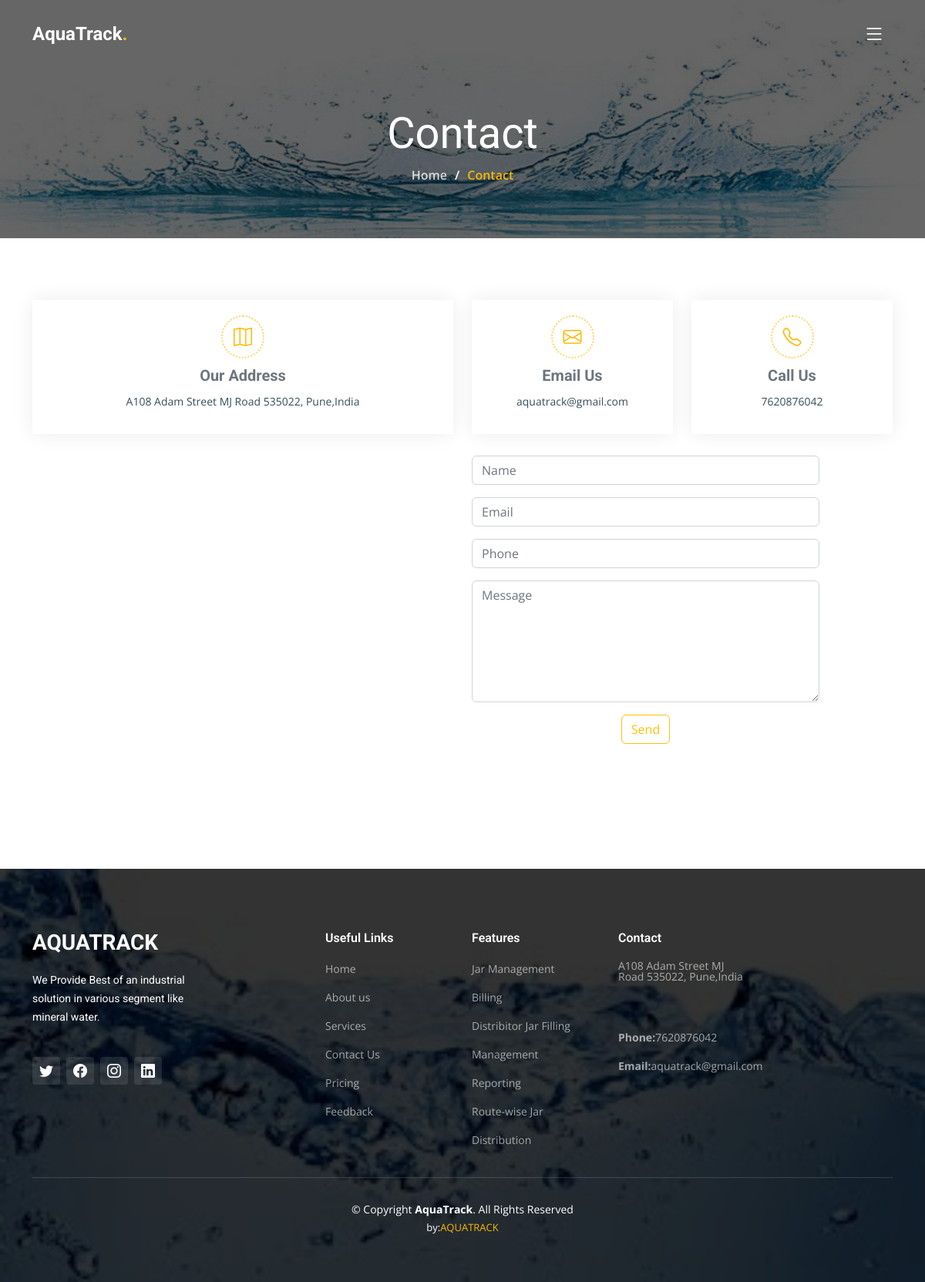
The page /contact.php on the database its author committed.
### tables this page shows
CREATE TABLE `contact_details` (
  `c_id` int(11) NOT NULL,
  `c_address` text NOT NULL,
  `c_mobile` varchar(10) NOT NULL,
  `c_email` text NOT NULL,
  `f_Link` text NOT NULL,
  `i_Link` text NOT NULL,
  `t_Link` text NOT NULL,
  `y_Link` text NOT NULL
);

### contact.php (the view, shortened to what this page needs)
<?php
include "head.php";
include "nav.php";
?>
  <main id="main">
    <div class="breadcrumbs d-flex align-items-center" style="background-image: url('assets/img/water bacg2.jpg');">
      <div class="container position-relative d-flex flex-column align-items-center" data-aos="fade">
        <h2>Contact</h2>
        <ol>
          <li><a href="index.html">Home</a></li>
          <li>Contact</li>
        </ol>
      </div>
    </div>
    <section id="contact" class="contact">
      <div class="container" data-aos="fade-up" data-aos-delay="100">
        <?php
include "conn.php";
$query="SELECT * from contact_details";
$fire=mysqli_query($conn,$query);
$contact_details=mysqli_fetch_assoc($fire);
?>
        <div class="row gy-4">
          <div class="col-lg-6">
            <div class="info-item  d-flex flex-column justify-content-center align-items-center">
              <i class="bi bi-map"></i>
              <h3>Our Address</h3>
              <p><?=$contact_details['c_address'];?></p>
            </div>
          </div>
          <div class="col-lg-3 col-md-6">
            <div class="info-item d-flex flex-column justify-content-center align-items-center">
              <i class="bi bi-envelope"></i>
              <h3>Email Us</h3>
              <p><?=$contact_details['c_email'];?></p>
            </div>
          </div>
          <div class="col-lg-3 col-md-6">
            <div class="info-item  d-flex flex-column justify-content-center align-items-center">
              <i class="bi bi-telephone"></i>
              <h3>Call Us</h3>
              <p><?=$contact_details['c_mobile'];?></p>
            </div>
          </div>
        </div>
        <div class="row gy-4 mt-1">
          <div class="col-lg-6 ">
         <div class="position-relative h-100">
                       <iframe src="https://www.google.com/maps/embed?pb=!1m18!1m12!1m3!1d121059.04360433725!2d73.7929268525699!3d18.524603553429806!2m3!1f0!2f0!3f0!3m2!1i1024!2i768!4f13.1!3m3!1m2!1s0x3bc2bf2e67461101%3A0x828d43bf9d9ee343!2sPune%2C%20Maharashtra!5e0!3m2!1sen!2sin!4v1667831328325!5m2!1sen!2sin" width="600" height="450" style="border:0;" allowfullscreen="" loading="lazy"></iframe>
                    </div>
          </div>
    <div class="col-lg-5" data-aos="fade">
            <form action="contact.php" method="post" >
              <div class="row gy-3">
                <div class="col-md-12">
                  <input type="text" name="name" class="form-control" placeholder="Name" required>
                </div>
                <div class="col-md-12 ">
                  <input type="email" name="email" class="form-control"  placeholder="Email" required>
                </div>
                <div class="col-md-12">
                  <input type="text" name="phone" class="form-control" placeholder="Phone" required>
                </div>
                <div class="col-md-12">
                  <textarea class="form-control" name="message" rows="6" placeholder="Message" required></textarea>
                </div>
                <div class="col-md-12 text-center">
                   <button type="submit" class="btn btn-outline-warning ">Send</button>
                </div>
              </div>
            </form>
          </div>
        </div>
      </div>
    </section>
  </main>
 <?php
include "footer.php";
?>
</body>
</html>

### footer.php
<?php
include "conn.php";
$query="SELECT * from contact_details";
$fire=mysqli_query($conn,$query);
$contact_details=mysqli_fetch_assoc($fire);
?>
   <footer id="footer" class="footer">
    <div class="footer-content position-relative">
      <div class="container">
        <div class="row">
          <div class="col-lg-4 col-md-6">
            <div class="footer-info">
              <h3>AquaTrack</h3>
              <p>
                We Provide Best of an industrial <br>solution in various segment like <br> mineral water.<br><br>
              </p>
              <div class="social-links d-flex mt-3">
                <a href="#" class="d-flex align-items-center justify-content-center"><i class="bi bi-twitter"></i></a>
                <a href="#" class="d-flex align-items-center justify-content-center"><i class="bi bi-facebook"></i></a>
                <a href="#" class="d-flex align-items-center justify-content-center"><i class="bi bi-instagram"></i></a>
                <a href="#" class="d-flex align-items-center justify-content-center"><i class="bi bi-linkedin"></i></a>
              </div>
            </div>
          </div>
          <div class="col-lg-2 col-md-3 footer-links">
            <h4>Useful Links</h4>
            <ul>
              <li><a href="#">Home</a></li>
              <li><a href="#">About us</a></li>
              <li><a href="#">Services</a></li>
              <li><a href="#">Contact Us</a></li>
              <li><a href="#">Pricing</a></li>
              <li><a href="#">Feedback</a></li>
            </ul>
          </div>
          <div class="col-lg-2 col-md-3 footer-links">
            <h4>Features</h4>
            <ul>
              <li><a href="#">Jar Management</a></li>
              <li><a href="#">Billing</a></li>
              <li><a href="#">Distribitor Jar Filling</a></li>
              <li><a href="#">Management</a></li>
              <li><a href="#">Reporting</a></li>
              <li><a href="#">Route-wise Jar</a></li>
              <li><a href="#">Distribution</a></li>
            </ul>
          </div>
          <div class="col-lg-2 col-md-3 footer-links">
            <h4>Contact</h4>
            <ul>
              <li><a href="#"><?=$contact_details['c_address'];?><br><br>
               <br><br></a></li>
              <li><a href="#"><strong>Phone:</strong><?=$contact_details['c_mobile'];?><br></a></li>
              <li><a href="#"> <strong>Email:</strong><?=$contact_details['c_email'];?><br></a></li>
            </ul>
          </div>
        </div>
      </div>
    </div>
    <div class="footer-legal text-center position-relative">
      <div class="container">
        <div class="copyright">
          &copy; Copyright <strong><span>AquaTrack</span></strong>. All Rights Reserved
        </div>
        <div class="credits">
          by:<a href="https://bootstrapmade.com/">AQUATRACK</a>
        </div>
      </div>
    </div>
  </footer>

### assets/css/main.css (style rules this page uses)
:root { --font-default: "Open Sans", system-ui, -apple-system, "Segoe UI", Roboto, "Helvetica Neue", Arial, "Noto Sans", "Liberation Sans", sans-serif, "Apple Color Emoji", "Segoe UI Emoji", "Segoe UI Symbol", "Noto Color Emoji"; --font-primary: "Roboto", sans-serif; --font-secondary: "Work Sans", sans-serif; }
:root { --color-default: #364d59; --color-primary: #feb900; --color-secondary: #52565e; }
:root { scroll-behavior: smooth; }
a { color: var(--color-primary); text-decoration: none; }
h1, h2, h3, h4, h5, h6 { font-family: var(--font-primary); }
section { padding: 80px 0; overflow: hidden; }
.breadcrumbs { padding: 140px 0 60px 0; min-height: 30vh; position: relative; background-size: cover; background-position: center; background-repeat: no-repeat; }
.breadcrumbs:before { content: ""; background-color: rgba(0, 0, 0, 0.6); position: absolute; inset: 0; }
.breadcrumbs h2 { font-size: 56px; font-weight: 500; color: #fff; font-family: var(--font-secondary); }
.breadcrumbs ol { display: flex; flex-wrap: wrap; list-style: none; padding: 0 0 10px 0; margin: 0; font-size: 16px; font-weight: 600; color: var(--color-primary); }
.breadcrumbs ol a { color: rgba(255, 255, 255, 0.8); transition: 0.3s; }
.breadcrumbs ol li+li { padding-left: 10px; }
.breadcrumbs ol li+li::before { display: inline-block; padding-right: 10px; color: #fff; content: "/"; }
.contact .info-item { box-shadow: 0 0 25px rgba(0, 0, 0, 0.08); padding: 20px 0 30px 0; }
.contact .info-item i { display: flex; align-items: center; justify-content: center; width: 56px; height: 56px; font-size: 24px; line-height: 0; color: var(--color-primary); border-radius: 50%; border: 2px dotted #ffd565; }
.contact .info-item h3 { font-size: 20px; color: #6c757d; font-weight: 700; margin: 10px 0; }
.contact .info-item p { padding: 0; line-height: 24px; font-size: 14px; margin-bottom: 0; }
.footer { color: #fff; background:url("assets/img/water bacg.jpg") top center no-repeat; background-size: cover; font-size: 14px; padding: 80px 0 60px 0; position: relative; }
.footer:before { content: ""; background: rgba(0, 0, 0, 0.8); position: absolute; inset: 0; }
.footer .footer-content .footer-info { margin-bottom: 30px; }
.footer .footer-content .footer-info h3 { font-size: 28px; margin: 0 0 20px 0; padding: 2px 0 2px 0; line-height: 1; font-weight: 700; text-transform: uppercase; }
.footer .footer-content .footer-info p { font-size: 14px; line-height: 24px; margin-bottom: 0; font-family: var(--font-primary); color: #fff; }
.footer .footer-content .social-links a { font-size: 18px; display: inline-block; background: rgba(255, 255, 255, 0.1); color: #fff; line-height: 1; margin-right: 8px; border-radius: 4px; width: 36px; height: 36px; transition: 0.3s; }
.footer .footer-content h4 { font-size: 16px; font-weight: 600; color: #fff; position: relative; padding-bottom: 12px; }
.footer .footer-content .footer-links { margin-bottom: 30px; }
.footer .footer-content .footer-links ul { list-style: none; padding: 0; margin: 0; }
.footer .footer-content .footer-links ul li { padding: 8px 0; }
.footer .footer-content .footer-links ul li:first-child { padding-top: 0; }
.footer .footer-content .footer-links ul a { color: rgba(255, 255, 255, 0.6); transition: 0.3s; display: inline-block; line-height: 1; }
.footer .footer-legal .copyright { padding-top: 30px; border-top: 1px solid rgba(255, 255, 255, 0.15); }
.footer .footer-legal .credits { padding-top: 4px; font-size: 13px; color: #fff; }
.footer .footer-legal .credits a { color: var(--color-primary); }

### rows shown on the page
contact_details: c_address "A108 Adam Street MJ Road 535022, Pune,India", c_email "aquatrack@gmail.com", c_mobile "7620876042"
